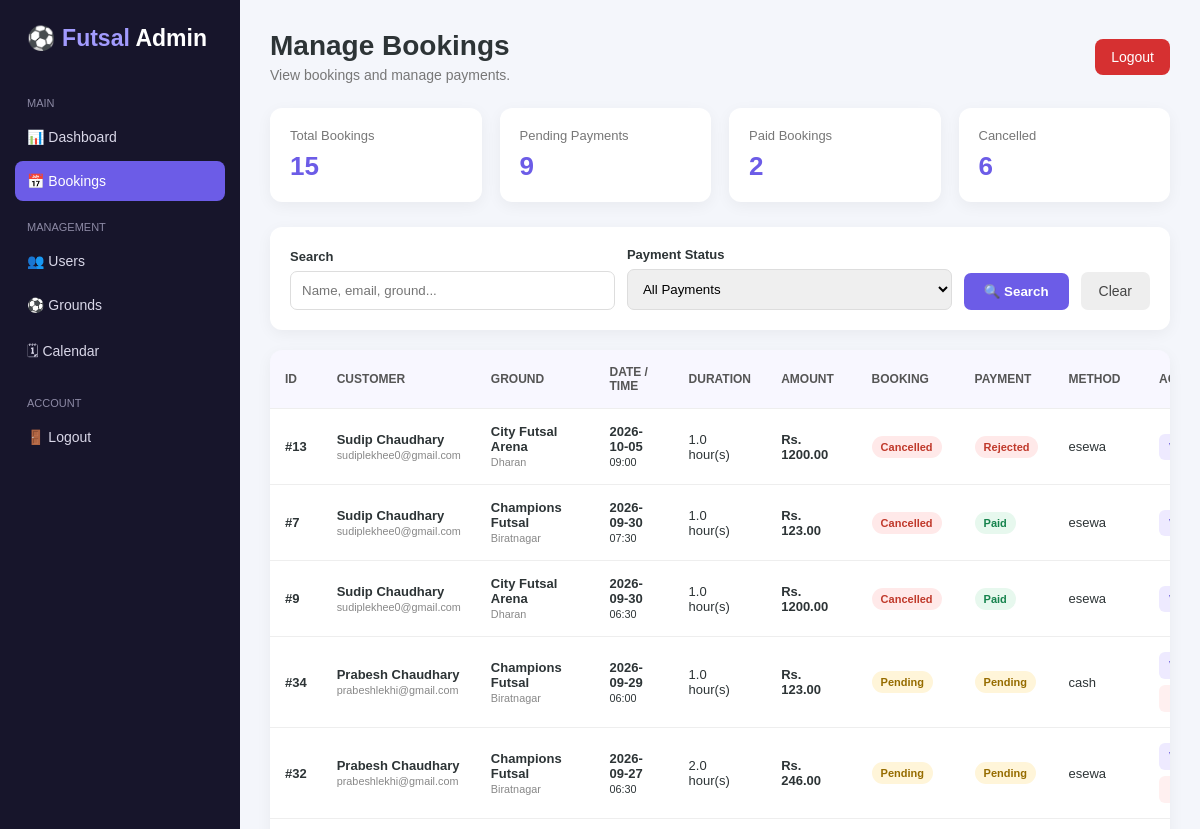
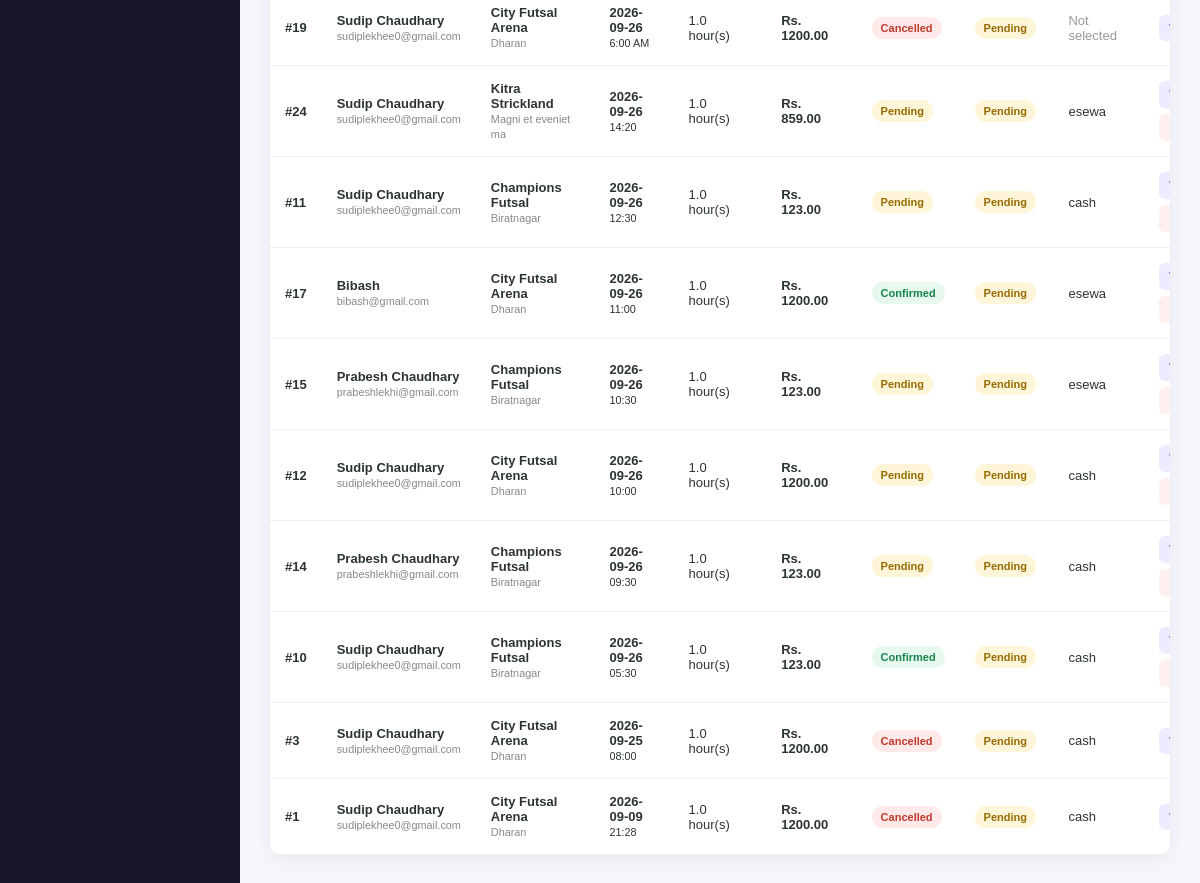
The app's page /admin/bookings (signed in), older data (2 pictures, top to bottom).
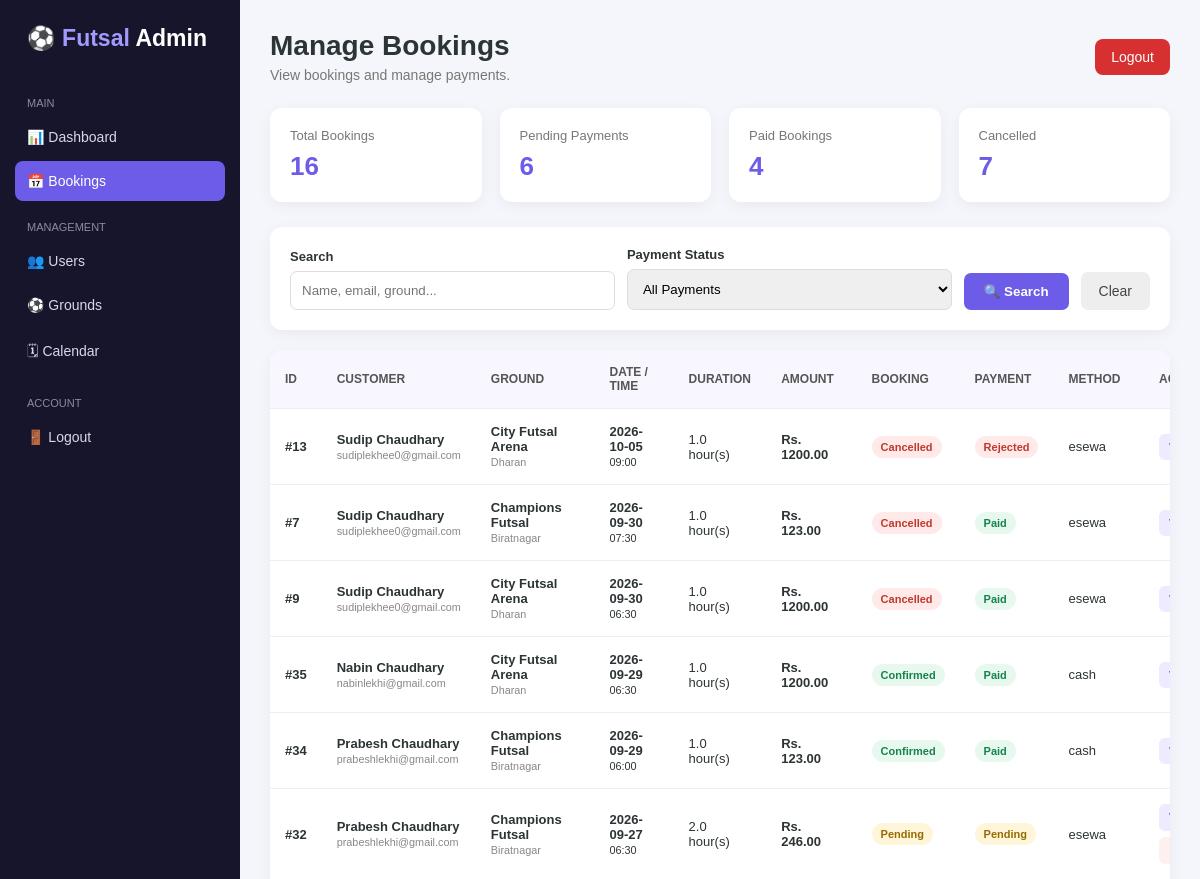
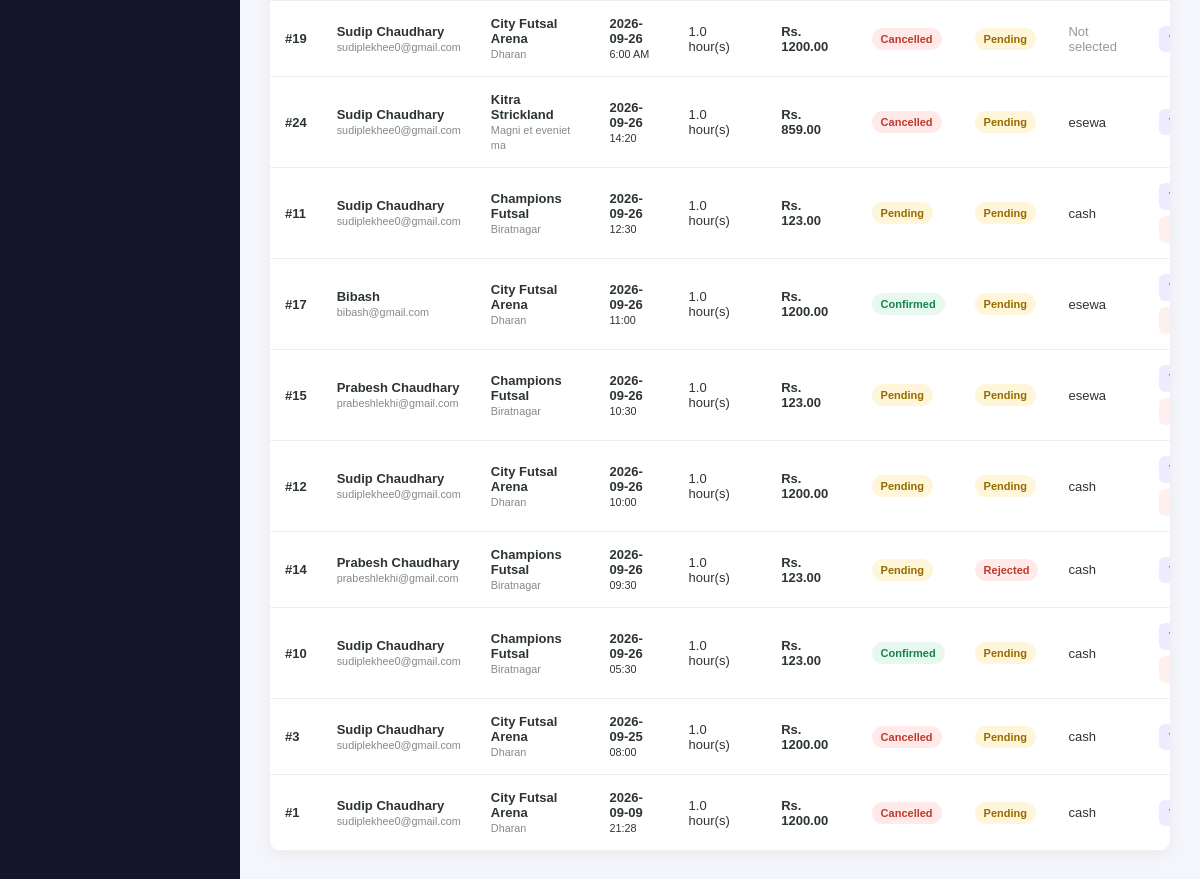
The same page, newer data (2 pictures, top to bottom).
### tables this page shows
CREATE TABLE bookings (
            id INTEGER PRIMARY KEY AUTOINCREMENT,
            user_id INTEGER NOT NULL,
            ground_id INTEGER NOT NULL,
            booking_date TEXT NOT NULL,
            booking_time TEXT NOT NULL,
            created_at TIMESTAMP DEFAULT CURRENT_TIMESTAMP, status TEXT
            DEFAULT 'confirmed', duration REAL
            DEFAULT 1, payment_status TEXT

            DEFAULT 'pending', payment_method TEXT

            DEFAULT 'cash', payment_reference TEXT, paid_at TIMESTAMP, transaction_uuid
            TEXT, esewa_transaction_code
            TEXT, esewa_product_code
            TEXT, esewa_amount
            REAL, esewa_verified_at
            TIMESTAMP,

            FOREIGN KEY (user_id) REFERENCES users(id),
            FOREIGN KEY (ground_id) REFERENCES grounds(id),

            UNIQUE(ground_id, booking_date, booking_time)
        );

CREATE TABLE users (
            id INTEGER PRIMARY KEY AUTOINCREMENT,
            name TEXT NOT NULL,
            email TEXT UNIQUE NOT NULL,
            password TEXT NOT NULL
        , is_admin INTEGER
            DEFAULT 0);

CREATE TABLE grounds (
            id INTEGER PRIMARY KEY AUTOINCREMENT,
            name TEXT NOT NULL,
            location TEXT NOT NULL,
            price INTEGER NOT NULL,
            contact TEXT,
            opening_time TEXT,
            closing_time TEXT,
            description TEXT,
            image TEXT
        );

### app.py (the view, shortened to what this page needs)
@app.route("/admin/bookings")
@admin_required
def admin_bookings():
    search = request.args.get("search", "").strip()
    payment_status = request.args.get("payment_status", "").strip().lower()
    conn = get_db()
    total_bookings = conn.execute(
        "SELECT COUNT(*) AS count FROM bookings"
    ).fetchone()["count"]
    pending_payments = conn.execute(
        """SELECT COUNT(*) AS count FROM bookings
           WHERE payment_status IN ('pending', 'submitted')
           AND status != 'cancelled'"""
    ).fetchone()["count"]
    paid_bookings = conn.execute(
        "SELECT COUNT(*) AS count FROM bookings WHERE payment_status = 'paid'"
    ).fetchone()["count"]
    cancelled_bookings = conn.execute(
        "SELECT COUNT(*) AS count FROM bookings WHERE status = 'cancelled'"
    ).fetchone()["count"]
    query = """
        SELECT bookings.*,
               users.name AS user_name,
               users.email AS user_email,
               grounds.name AS ground_name,
               grounds.location AS ground_location,
               grounds.price AS ground_price,
               grounds.price AS price
        FROM bookings
        JOIN users ON bookings.user_id = users.id
        JOIN grounds ON bookings.ground_id = grounds.id
        WHERE 1 = 1
    """
    params = []
    allowed = {"paid", "pending", "submitted", "rejected"}
    if payment_status in allowed:
        query += " AND bookings.payment_status = ? "
        params.append(payment_status)
    query += """
        ORDER BY bookings.booking_date DESC,
                 bookings.booking_time DESC,
                 bookings.created_at DESC
    """
    bookings = conn.execute(query, params).fetchall()
    conn.close()
    return render_template(
        "admin/bookings.html",
        bookings=bookings,
        total_bookings=total_bookings,
        pending_payments=pending_payments,
        paid_bookings=paid_bookings,
        cancelled_bookings=cancelled_bookings,
        search=search,
        payment_status=payment_status
    )

### app.py (called while the page is built, shortened)
def get_db():
    conn = sqlite3.connect(
        DATABASE
    )
    conn.row_factory = sqlite3.Row
    conn.execute(
        "PRAGMA foreign_keys = ON"
    )
    return conn

def admin_required(view_function):
    @wraps(view_function)
    def wrapper(*args, **kwargs):
        user_id = session.get("user_id")
        conn = get_db()
        user = conn.execute(
            """
            SELECT
                id,
                name,
                email,
                is_admin
            FROM users
            WHERE id = ?
            """,
            (
                user_id,
            )
        ).fetchone()
        conn.close()
        session["user_id"] = user["id"]
        session["user_name"] = user["name"]
        session["is_admin"] = 1
        return view_function(
            *args,
            **kwargs
        )
    return wrapper

### templates/admin/bookings.html (shortened to what the changed rows need)
<!DOCTYPE html>
<html lang="en">
<head>
</head>
<body>
    <main class="main">
        <div class="topbar">
            <div>
                <h1>
                    Manage Bookings
                </h1>
            </div>
        </div>
        <div class="stats">
            <div class="stat">
                <div class="stat-label">
                    Total Bookings
                </div>
                <div class="stat-number">
                    {{ total_bookings }}
                </div>
            </div>
            <div class="stat">
                <div class="stat-label">
                    Pending Payments
                </div>
                <div class="stat-number">
                    {{ pending_payments }}
                </div>
            </div>
            <div class="stat">
                <div class="stat-label">
                    Paid Bookings
                </div>
                <div class="stat-number">
                    {{ paid_bookings }}
                </div>
            </div>
            <div class="stat">
                <div class="stat-label">
                    Cancelled
                </div>
                <div class="stat-number">
                    {{ cancelled_bookings }}
                </div>
            </div>
        </div>
        <div class="table-card">
            {% if bookings %}
                <table>
                    <thead>
                        <tr>
                            <th>
                                ID
                            </th>
                            <th>
                                Customer
                            </th>
                            <th>
                                Ground
                            </th>
                            <th>
                                Date / Time
                            </th>
                            <th>
                                Duration
                            </th>
                            <th>
                                Amount
                            </th>
                            <th>
                                Booking
                            </th>
                            <th>
                                Payment
                            </th>
                            <th>
                                Method
                            </th>
                            <th>
                                Actions
                            </th>
                        </tr>
                    </thead>
                    <tbody>
                        {% for booking in bookings %}
                            <tr>
                                <td>
                                    <strong>
                                        #{{ booking['id'] }}
                                    </strong>
                                </td>
                                <td>
                                    <strong>
                                        {{ booking['user_name'] }}
                                    </strong>
                                    <br>
                                    <small
                                        style="color:#888;"
                                    >
                                        {{ booking['user_email'] }}
                                    </small>
                                </td>
                                <td>
                                    <strong>
                                        {{ booking['ground_name'] }}
                                    </strong>
                                    {% if booking['ground_location'] %}
                                        <br>
                                        <small
                                            style="color:#888;"
                                        >
                                            {{ booking['ground_location'] }}
                                        </small>
                                    {% endif %}
                                </td>
                                <td>
                                    <strong>
                                        {{ booking['booking_date'] }}
                                    </strong>
                                    <br>
                                    <small>
                                        {{ booking['booking_time'] }}
                                    </small>
                                </td>
                                <td>
                                    {{ booking['duration'] }}
                                    hour(s)
                                </td>
                                <td>
                                    <strong>
                                        Rs.
                                        {{
                                            "%.2f"|format(
                                                (
                                                    booking['ground_price']|float
                                                )
                                                *
                                                (
                                                    booking['duration']|float
                                                )
                                            )
                                        }}
                                    </strong>
                                </td>
                                <td>
                                    <span
                                        class="badge
                                        {{ booking['status'] }}"
                                    >
                                        {{ booking['status'] }}
                                    </span>
                                </td>
                                <td>
                                    <span
                                        class="badge
                                        {{ booking['payment_status'] }}"
                                    >
                                        {{ booking['payment_status'] }}
                                    </span>
                                </td>
                                <td>
                                    {% if booking['payment_method'] %}
                                        {{ booking['payment_method'] }}
                                    {% else %}
                                        <span
                                            style="color:#999;"
                                        >
                                            Not selected
                                        </span>
                                    {% endif %}
                                </td>
                                <td>
                                    <div class="actions">
                                        <a
                                            href="{{ url_for(
                                                'admin_booking_details',
                                                booking_id=booking['id']
                                            ) }}"
                                            class="action view"
                                        >
                                        </a>
                                        {% if
                                            booking['payment_status']
                                            in ['pending', 'submitted']
                                            and
                                            booking['status']
                                            != 'cancelled'
                                        %}
                                            <form
                                                method="POST"
                                                action="{{ url_for(
                                                    'admin_reject_payment',
                                                    booking_id=booking['id']
                                                ) }}"
                                                class="inline-form"
                                            >
                                                <button
                                                    type="submit"
                                                    class="action reject"
                                                    onclick="return confirm(
                                                        'Reject this payment?'
                                                    );"
                                                >
                                                </button>
                                            </form>
                                        {% endif %}
                                    </div>
                                </td>
                            </tr>
                        {% endfor %}
                    </tbody>
                </table>
            {% endif %}
        </div>
    </main>
</body>
</html>

Row changes from the older to the newer data that the page shows:
added bookings: id "35", user_name "Nabin Chaudhary", user_email "nabinlekhi@gmail.com", ground_name "City Futsal Arena", ground_location "Dharan", booking_date "2026-09-29", booking_time "06:30", duration "1.0", grounds.price.duration "1200.00", status "Confirmed", payment_status "Paid", payment_method "cash"
changed bookings id 34: status "Pending" → "Confirmed"; payment_status "Pending" → "Paid"
changed bookings "Kitra Strickland": status "Pending" → "Cancelled"
changed bookings id 14: payment_status "Pending" → "Rejected"
Text that changed along with them:
{{ total_bookings }}: "15" → "16"
{{ pending_payments }}: "9" → "6"
{{ paid_bookings }}: "2" → "4"
{{ cancelled_bookings }}: "6" → "7"
